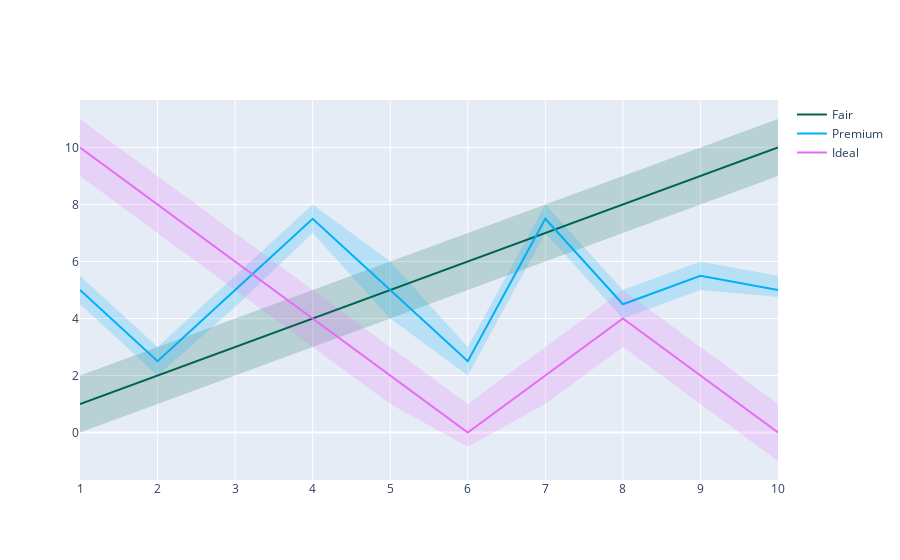

The code cell stored with this chart in its notebook:
### Code cell
#Filled Lines
import plotly.graph_objects as go
import numpy as np



x = [1, 2, 3, 4, 5, 6, 7, 8, 9, 10]
x_rev = x[::-1]

# Line 1
y1 = [1, 2, 3, 4, 5, 6, 7, 8, 9, 10]
y1_upper = [2, 3, 4, 5, 6, 7, 8, 9, 10, 11]
y1_lower = [0, 1, 2, 3, 4, 5, 6, 7, 8, 9]
y1_lower = y1_lower[::-1]

# Line 2
y2 = [5, 2.5, 5, 7.5, 5, 2.5, 7.5, 4.5, 5.5, 5]
y2_upper = [5.5, 3, 5.5, 8, 6, 3, 8, 5, 6, 5.5]
y2_lower = [4.5, 2, 4.4, 7, 4, 2, 7, 4, 5, 4.75]
y2_lower = y2_lower[::-1]

# Line 3
y3 = [10, 8, 6, 4, 2, 0, 2, 4, 2, 0]
y3_upper = [11, 9, 7, 5, 3, 1, 3, 5, 3, 1]
y3_lower = [9, 7, 5, 3, 1, -.5, 1, 3, 1, -1]
y3_lower = y3_lower[::-1]


fig = go.Figure()

fig.add_trace(go.Scatter(
    x=x+x_rev,
    y=y1_upper+y1_lower,
    fill='toself',
    fillcolor='rgba(0,100,80,0.2)',
    line_color='rgba(255,255,255,0)',
    showlegend=False,
    name='Fair',
))
fig.add_trace(go.Scatter(
    x=x+x_rev,
    y=y2_upper+y2_lower,
    fill='toself',
    fillcolor='rgba(0,176,246,0.2)',
    line_color='rgba(255,255,255,0)',
    name='Premium',
    showlegend=False,
))
fig.add_trace(go.Scatter(
    x=x+x_rev,
    y=y3_upper+y3_lower,
    fill='toself',
    fillcolor='rgba(231,107,243,0.2)',
    line_color='rgba(255,255,255,0)',
    showlegend=False,
    name='Ideal',
))
fig.add_trace(go.Scatter(
    x=x, y=y1,
    line_color='rgb(0,100,80)',
    name='Fair',
))
fig.add_trace(go.Scatter(
    x=x, y=y2,
    line_color='rgb(0,176,246)',
    name='Premium',
))
fig.add_trace(go.Scatter(
    x=x, y=y3,
    line_color='rgb(231,107,243)',
    name='Ideal',
))

fig.update_traces(mode='lines')
fig.show()

### Figure 1 — Plotly figure (JSON) as saved in the notebook; plotly's stock layout.template omitted (floating-point values rounded to 4 significant figures)
{"data": [{"fill": "toself", "fillcolor": "rgba(0,100,80,0.2)", "line": {"color": "rgba(255,255,255,0)"}, "mode": "lines", "name": "Fair", "showlegend": false, "type": "scatter", "x": [1, 2, 3, 4, 5, 6, 7, 8, 9, 10, 10, 9, 8, 7, 6, 5, 4, 3, 2, 1], "y": [2, 3, 4, 5, 6, 7, 8, 9, 10, 11, 9, 8, 7, 6, 5, 4, 3, 2, 1, 0]}, {"fill": "toself", "fillcolor": "rgba(0,176,246,0.2)", "line": {"color": "rgba(255,255,255,0)"}, "mode": "lines", "name": "Premium", "showlegend": false, "type": "scatter", "x": [1, 2, 3, 4, 5, 6, 7, 8, 9, 10, 10, 9, 8, 7, 6, 5, 4, 3, 2, 1], "y": [5.5, 3, 5.5, 8, 6, 3, 8, 5, 6, 5.5, 4.75, 5, 4, 7, 2, 4, 7, 4.4, 2, 4.5]}, {"fill": "toself", "fillcolor": "rgba(231,107,243,0.2)", "line": {"color": "rgba(255,255,255,0)"}, "mode": "lines", "name": "Ideal", "showlegend": false, "type": "scatter", "x": [1, 2, 3, 4, 5, 6, 7, 8, 9, 10, 10, 9, 8, 7, 6, 5, 4, 3, 2, 1], "y": [11, 9, 7, 5, 3, 1, 3, 5, 3, 1, -1, 1, 3, 1, -0.5, 1, 3, 5, 7, 9]}, {"line": {"color": "rgb(0,100,80)"}, "mode": "lines", "name": "Fair", "type": "scatter", "x": [1, 2, 3, 4, 5, 6, 7, 8, 9, 10], "y": [1, 2, 3, 4, 5, 6, 7, 8, 9, 10]}, {"line": {"color": "rgb(0,176,246)"}, "mode": "lines", "name": "Premium", "type": "scatter", "x": [1, 2, 3, 4, 5, 6, 7, 8, 9, 10], "y": [5, 2.5, 5, 7.5, 5, 2.5, 7.5, 4.5, 5.5, 5]}, {"line": {"color": "rgb(231,107,243)"}, "mode": "lines", "name": "Ideal", "type": "scatter", "x": [1, 2, 3, 4, 5, 6, 7, 8, 9, 10], "y": [10, 8, 6, 4, 2, 0, 2, 4, 2, 0]}], "layout": {}}
